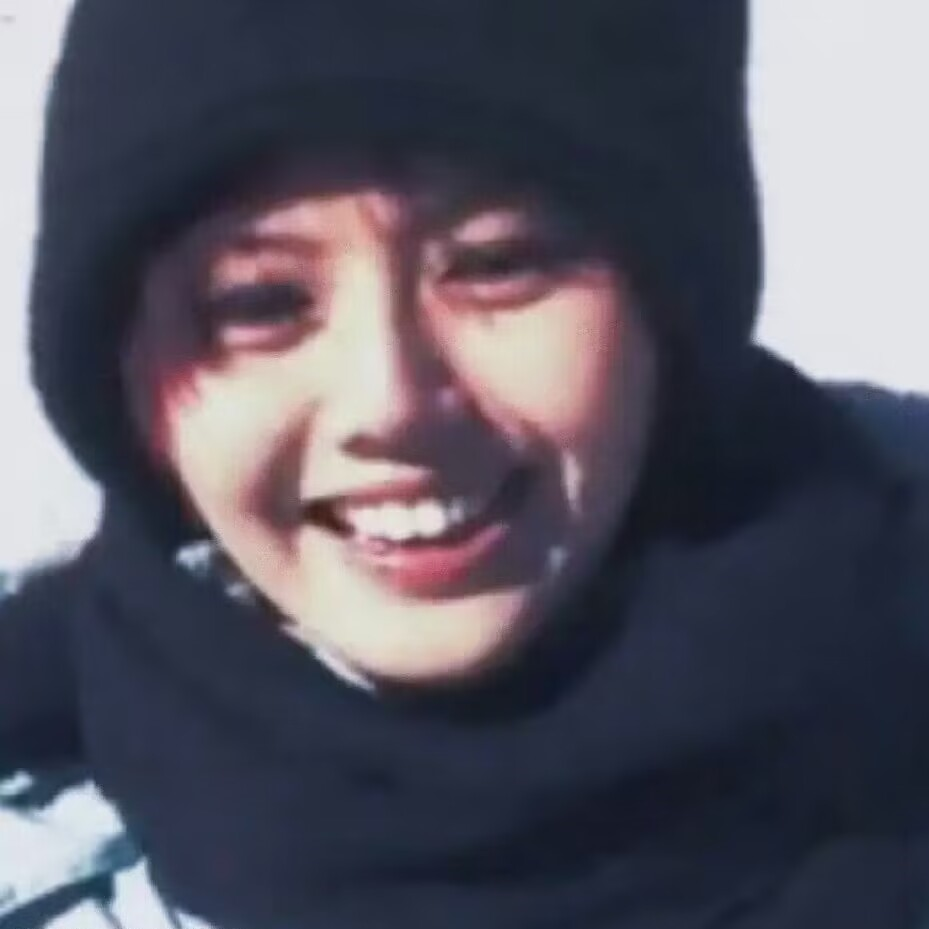
#> input picture Lab/Lab/img/img1.jpg, 929 x 929 px
$ python rotation.py
#> lines starting #> are read from the running program, lines starting #| are printed output that depends on the picture
import cv2
import numpy as np

img = cv2.imread('../img/img1.jpg', 0)
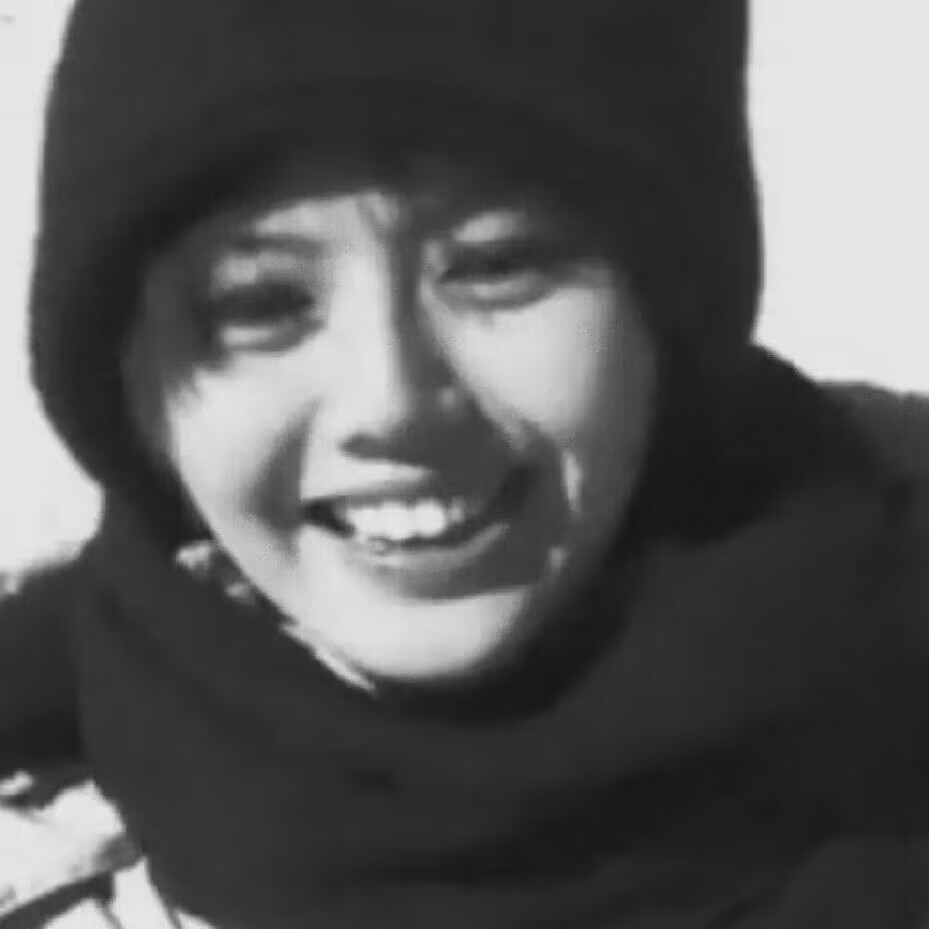
#> img: shape (929, 929); min 22, max 236, mean 87.7
rows, cols = img.shape
#> rows = 929; cols = 929
# 这里的第一个参数为旋转中心，第二个为旋转角度，第三个为旋转后的缩放因子
# 可以通过设置旋转中心，缩放因子，以及窗口大小来防止旋转后超出边界的问题
M = cv2.getRotationMatrix2D((cols / 2, rows / 2), 45, 1)
# 第三个参数是输出图像的尺寸
dst = cv2.warpAffine(img, M, (cols, rows))
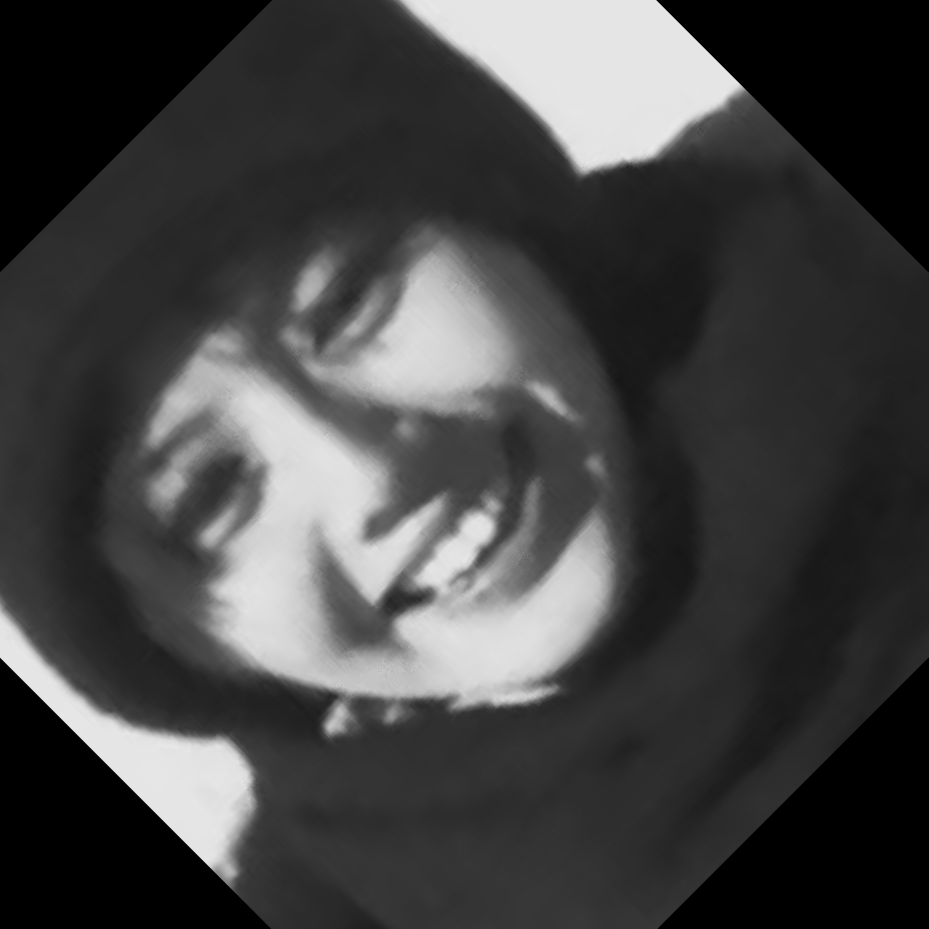
#> dst: shape (929, 929); min 0, max 232, mean 67.1
cv2.imwrite('rotation.jpg', dst)
cv2.imshow('after', dst)
cv2.waitKey(0)
cv2.destroyAllWindows()
